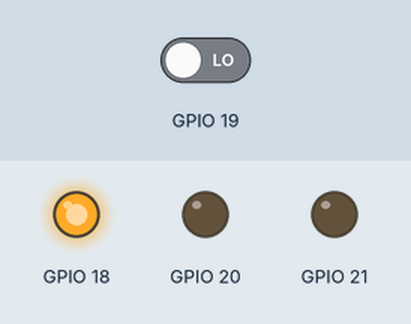
Recording of a program running on a simulated Raspberry Pi (BCM pin numbers). Parts: output pins drawn as LEDs (lit = HIGH). The test bench sets the inputs (shaded band); at power-on: GPIO 19 LOW. Threads take turns every 2 ms.

Above: at 1.5 s.
At 3.5 s:
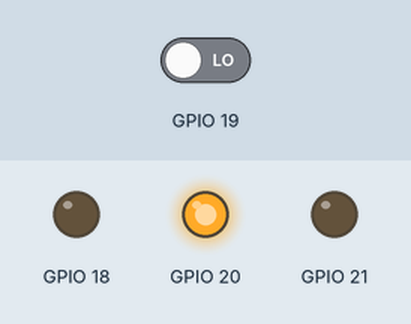
At 6.0 s:
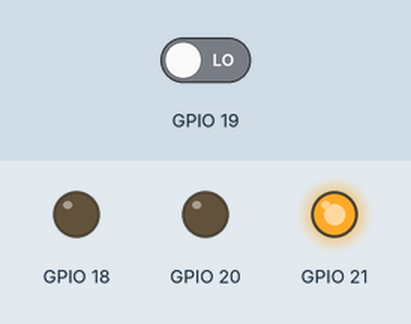
Timing chart, 0 to 10.4 s (numbered marks = the images above):
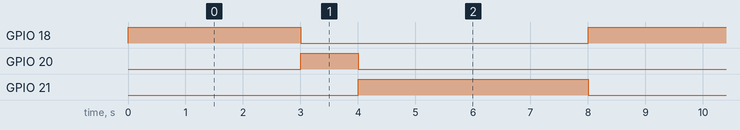

Measured:
- by itself, GPIO 18: alternates HIGH for 3.0 s and LOW for 5.0 s
- by itself, GPIO 20: alternates HIGH for 1.0 s and LOW for 7.0 s
- by itself, GPIO 21: alternates HIGH for 4.0 s and LOW for 4.0 s

The program:

stopLight.py
```python
import threading
import time
"""
import RPi.GPIO as GPIO
GPIO.setmode(GPIO.BCM)
GPIO.setup(18, GPIO.OUT)
GPIO.setup(20, GPIO.OUT)
GPIO.setup(21, GPIO.OUT)
GPIO.setup(19, GPIO.IN)
"""

Lights_On = 1

#"""
def onOff():
    import RPi.GPIO as GPIO
    GPIO.setmode(GPIO.BCM)
    GPIO.setup(19, GPIO.IN)

    global Lights_On

    while True:
        if GPIO.input(19):
            Lights_On *= -1
            time.sleep(1.5)
        time.sleep(0.005)

def lights():
    import RPi.GPIO as GPIO
    GPIO.setmode(GPIO.BCM)
    GPIO.setup(18, GPIO.OUT)
    GPIO.setup(20, GPIO.OUT)
    GPIO.setup(21, GPIO.OUT)

    global Lights_On

    while True:
        if Lights_On == 1:
            GPIO.output(20, False)
            GPIO.output(21, False)
            GPIO.output(18, True)
            time.sleep(3)
            GPIO.output(18, False)
            GPIO.output(20, True)
            time.sleep(1)
            GPIO.output(20, False)
            GPIO.output(21, True)
            time.sleep(4)
        else:
            GPIO.output(18, False)
            GPIO.output(21, False)
            GPIO.output(20, True)
            time.sleep(2)

if __name__ == "__main__":
    t1 = threading.Thread(target = onOff)
    t2 = threading.Thread(target = lights)
    t1.start()
    t2.start()
#"""

#GPIO.cleanup()
```
